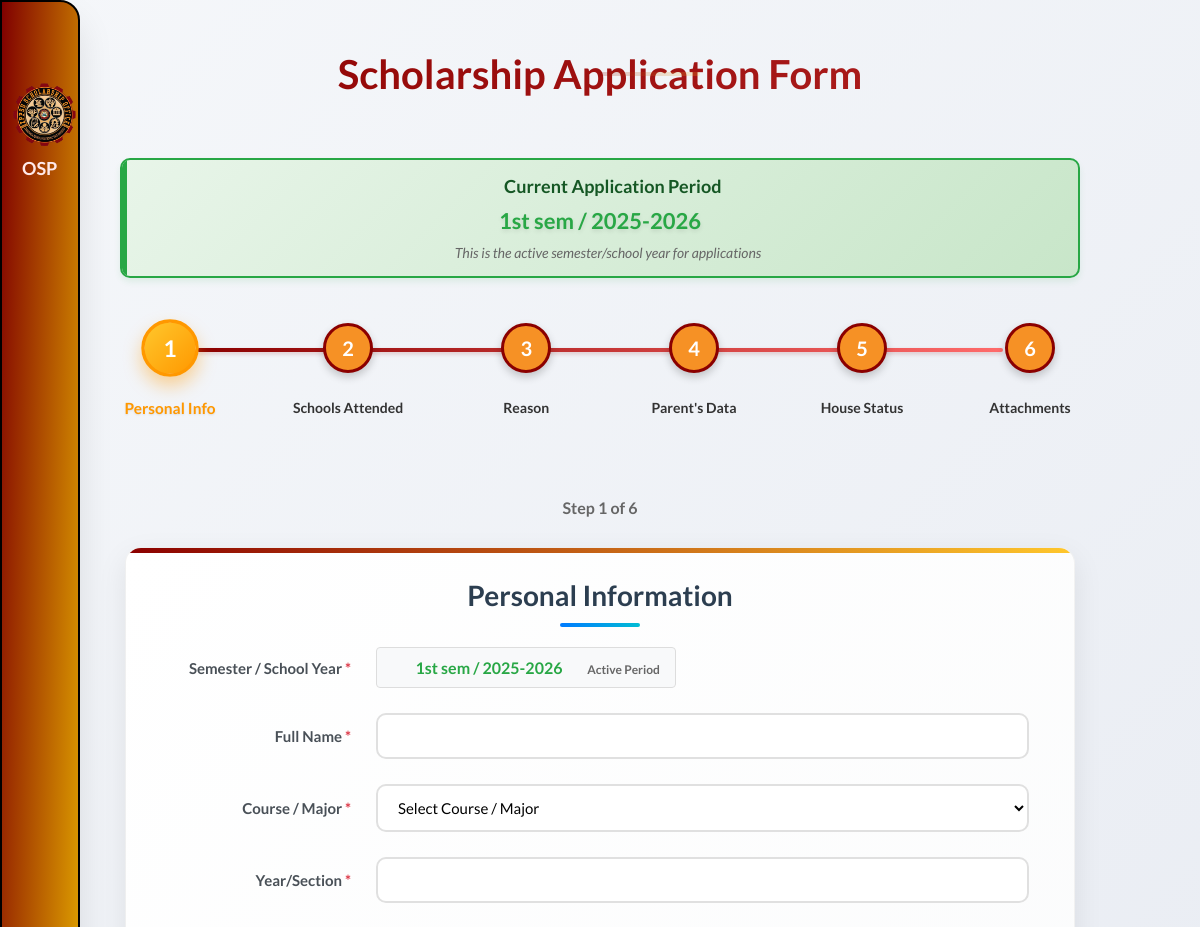
The app's page /views/scholarship_form.php (signed in, upper part), older data.
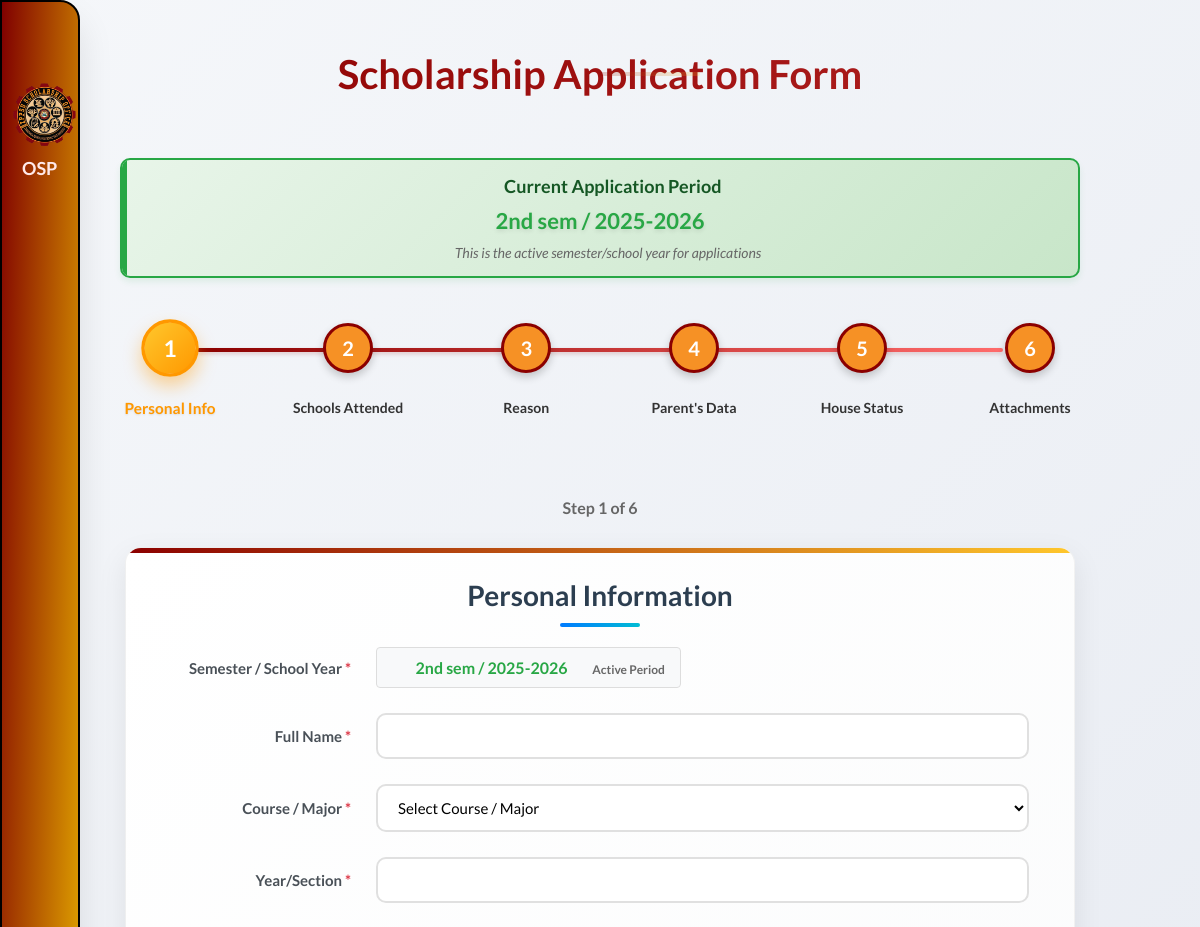
The same page, newer data.
### tables this page shows
CREATE TABLE `dropdown_sem_sy` (
  `id` int(11) NOT NULL,
  `semester` enum('1st sem','2nd sem','Summer') NOT NULL,
  `school_year` varchar(9) NOT NULL,
  `is_default` tinyint(1) DEFAULT 0
);

### views/scholarship_form.php (the view, shortened to what the changed rows need)
<?php
include '../includes/session.php';
$sem_sy_list = $pdo->query("SELECT * FROM dropdown_sem_sy WHERE is_default = 1 ORDER BY school_year DESC, semester ASC")->fetchAll(PDO::FETCH_ASSOC);
?>
<!DOCTYPE html>
<html lang="en">
<head>
    <link rel="stylesheet" href="../css/styles.css?v=<?php echo time(); ?>">
    <link rel="stylesheet" href="../css/preloader.css?v=<?php echo time(); ?>">
    <link rel="stylesheet" type="text/css" href="../css/style.css?v=<?php echo time(); ?>" />
    <link rel="stylesheet" type="text/css" href="../css/form.css?v=<?php echo time(); ?>" />
    <link rel="stylesheet" type="text/css" href="../css/wizard.css?v=<?php echo time(); ?>" />
</head>
<body>
    <div class="phppot-container">
        <h1 class="text-center">Scholarship Application Form</h1>
        <?php if (!empty($sem_sy_list)): ?>
            <div class="semester-display">
                <h4><i class="fas fa-calendar-check"></i> Current Application Period</h4>
                <div class="semester-value">
                    <?= htmlspecialchars($sem_sy_list[0]['semester']) ?> /
                    <?= htmlspecialchars($sem_sy_list[0]['school_year']) ?>
                </div>
                <div class="semester-note">
                    <i class="fas fa-info-circle"></i> This is the active semester/school year for applications
                </div>
            </div>
        <?php endif; ?>
        <form method="POST" id="checkout-form" enctype="multipart/form-data">
            <section id="personal-info" class="form-section active">
                <h2 class="text-center" style="margin-bottom: 20px;">Personal Information</h2>
                <div class="form-container">
                    <div class="form-row">
                        <label class="label-width required-field">Semester / School Year</label>
                        <div
                            style="background: #f8f9fa; border: 1px solid #ddd; padding: 10px 15px; border-radius: 4px; font-weight: 600; color: #28a745;">
                            <i class="fas fa-calendar-alt" style="margin-right: 8px;"></i>
                            <?= htmlspecialchars($sem_sy_list[0]['semester']) ?> /
                            <?= htmlspecialchars($sem_sy_list[0]['school_year']) ?>
                            <span style="font-size: 12px; color: #666; margin-left: 10px;">
                            </span>
                        </div>
                    </div>
                </div>
            </section>
        </form>
    </div>
</body>
</html>

Row changes from the older to the newer data that the page shows:
no longer on this page (row edited): dropdown_sem_sy: semester "1st sem", school_year "2025-2026"
now on this page (row edited): dropdown_sem_sy: semester "2nd sem", school_year "2025-2026"
